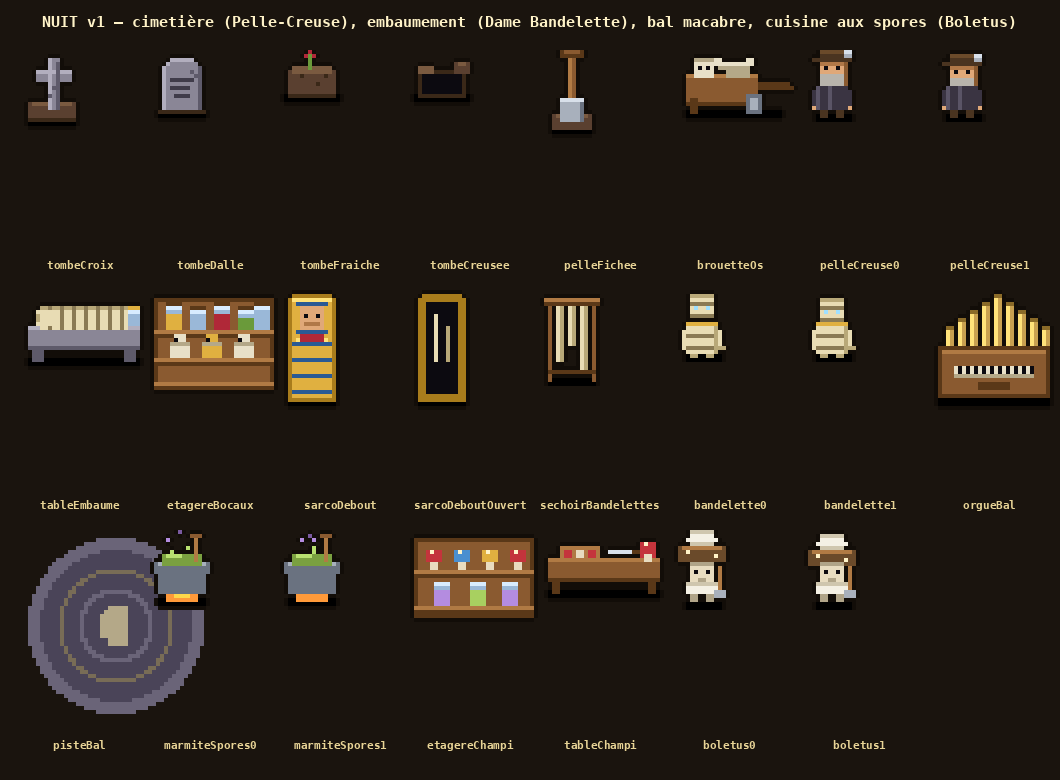

Source code (Python):
"""Nuit du 27 au 28/11 (Thomas : « dessine, et implémente cette nuit ») : brief claude/BRIEF_SECTION4_ET_S3.md.

Section 3 (l'Ossuaire) :
  cimetière intérieur : tombeCroix, tombeDalle, tombeFraiche, tombeCreusee, pelleFichee, brouetteOs ; PNJ pelleCreuse
  salle d'embaumement : tableEmbaume, etagereBocaux, sarcoDebout, sarcoDeboutOuvert, sechoirBandelettes ; PNJ bandelette
  bal macabre        : orgueBal, pisteBal (dalle ronde, à plat)
Section 2 (la Champignonnière) :
  cuisine aux spores  : marmiteSpores0/1, etagereChampi, tableChampi ; PNJ boletus

  python3 art/nuit_v1.py          → art/nuit_v1.png
  python3 art/nuit_v1.py export   → src/render/sprites/nuit.ts
"""
import os
import sys

sys.path.insert(0, os.path.dirname(os.path.abspath(__file__)))
from PIL import Image, ImageDraw  # noqa: E402

from pix import font, up, hexrgb  # noqa: E402
from dortoir_v2 import Sprite, C  # noqa: E402
from export_jeu_v4 import write  # noqa: E402

C.update({k: hexrgb(v) + (255,) for k, v in {
    "st": "#8a8696", "st_d": "#5e5a6a", "st_l": "#b2aebe", "st_k": "#403c4a",
    "earth": "#5a4030", "earth_l": "#7a5a40", "earth_d": "#3a2818",
    "wood": "#8a5a30", "wood_d": "#5a3818", "wood_l": "#b07a44",
    "bone": "#e8e0c8", "bone_d": "#b4a888", "bone_k": "#786c56",
    "iron": "#a8b0bc", "iron_l": "#d8e0ea", "iron_d": "#6a7280",
    "cloth": "#e8dcb4", "cloth_d": "#b8a878", "cloth_k": "#8a7a54",
    "glass": "#9ab8d8", "glass_l": "#d8ecff", "glass_d": "#5a7898",
    "gold": "#e0b040", "gold_l": "#ffe27a", "gold_d": "#a87c1c",
    "blue": "#2a5a94", "blue_l": "#4a8fd0", "red": "#b02838", "red_d": "#7a1a24",
    "slime": "#6a9a3a", "slime_l": "#a8d060", "spore": "#b48ce0", "spore_d": "#7a5aa0",
    "skin": "#e0a878", "skin_d": "#b07848", "coat": "#3a3442", "coat_l": "#5a5466",
    "hat": "#4a3420", "hat_l": "#6a4a2a", "beard": "#b8b4ac", "eye": "#0c0a10", "glow": "#9fe0ff",
    "cap": "#c4343c", "cap_l": "#e86060", "cap_s": "#fff3c8", "stem": "#e8dcc0", "stem_d": "#b0a488",
    "toque": "#f4f0e4", "toque_d": "#cfc6ae", "soup": "#7aa040", "soup_l": "#b8e070",
    "flame": "#ffd84a", "flame_o": "#ff9a3a", "pipe": "#c8a050", "pipe_d": "#8a6a28",
    "floor": "#4a4458", "floor_l": "#6a6478", "shadow": "#00000050",
}.items()})


# ---------------- Cimetière intérieur ----------------

def tomb_cross():
    s = Sprite(16, 20)
    s.r(2, 17, 12, 2, "shadow")
    s.r(2, 13, 12, 5, "earth").r(3, 13, 10, 1, "earth_l").r(2, 17, 12, 1, "earth_d")
    s.r(7, 2, 3, 13, "st").r(4, 5, 9, 3, "st").r(7, 2, 1, 13, "st_l").r(4, 5, 9, 1, "st_l").r(9, 3, 1, 12, "st_d")
    s.p(8, 9, "st_d").p(7, 11, "st_d")
    return s.done()


def tomb_slab():
    s = Sprite(16, 18)
    s.r(2, 15, 12, 2, "shadow")
    s.r(3, 4, 10, 12, "st").r(4, 3, 8, 1, "st").r(5, 2, 6, 1, "st")
    s.r(3, 4, 1, 12, "st_l").r(4, 3, 1, 1, "st_l").r(5, 2, 6, 1, "st_l").r(12, 4, 1, 12, "st_d")
    # Une inscription effacée, un éclat.
    s.r(5, 7, 6, 1, "st_k").r(5, 9, 5, 1, "st_k").r(6, 11, 4, 1, "st_k").p(11, 6, "st_d").p(10, 5, "st_d")
    s.r(2, 15, 12, 1, "earth_d")
    return s.done()


def tomb_fresh(dug=False):
    s = Sprite(16, 14)
    s.r(1, 11, 14, 2, "shadow")
    if dug:
        # Fosse ouverte : un trou noir, la terre rejetée de côté.
        s.r(2, 5, 12, 7, "earth_d").r(3, 6, 10, 5, "eye").r(2, 4, 4, 2, "earth_l").r(11, 3, 4, 3, "earth").r(12, 3, 2, 1, "earth_l")
    else:
        s.r(2, 5, 12, 7, "earth").r(3, 4, 10, 2, "earth_l").r(2, 11, 12, 1, "earth_d")
        s.p(5, 6, "earth_d").p(9, 8, "earth_d").p(11, 6, "earth_d")
        # Une fleur fanée.
        s.r(7, 1, 1, 4, "slime").p(6, 1, "red").p(8, 1, "red").p(7, 0, "red")
    return s.done()


def shovel_planted():
    s = Sprite(16, 22)
    s.r(3, 19, 10, 2, "shadow")
    s.r(3, 16, 10, 4, "earth").r(4, 16, 8, 1, "earth_l")
    s.r(7, 1, 2, 13, "wood").r(7, 1, 1, 13, "wood_l").r(5, 0, 6, 2, "wood_d").r(6, 0, 4, 1, "wood")
    s.r(5, 12, 6, 6, "iron").r(5, 12, 6, 1, "iron_l").r(10, 13, 1, 5, "iron_d")
    return s.done()


def barrow():
    s = Sprite(32, 18)
    s.r(4, 15, 24, 2, "shadow")
    s.r(4, 6, 18, 8, "wood").r(4, 6, 18, 1, "wood_l").r(4, 13, 18, 1, "wood_d")
    s.r(22, 8, 8, 2, "wood_d").r(28, 9, 3, 1, "wood_d")
    s.r(5, 12, 2, 4, "wood_d").r(19, 11, 4, 5, "iron_d").r(20, 12, 2, 3, "iron")
    # Les os qui dépassent : crâne, fémurs.
    s.r(6, 2, 5, 5, "bone").r(7, 4, 1, 1, "eye").r(9, 4, 1, 1, "eye").r(6, 2, 5, 1, "bone_d")
    s.r(12, 3, 8, 2, "bone").r(11, 2, 2, 2, "bone").r(19, 2, 2, 2, "bone").r(12, 4, 8, 1, "bone_d")
    s.r(14, 5, 6, 2, "bone_d")
    return s.done()


def gravedigger(frame=0):
    """Pelle-Creuse : chapeau à large bord, barbe grise, manteau sombre, la pelle sur l'épaule."""
    s = Sprite(16, 18)
    bob = frame
    s.r(4, 16, 9, 2, "shadow")
    # Pelle sur l'épaule (derrière).
    s.r(11, 1 + bob, 1, 11, "wood").r(10, 0 + bob, 3, 3, "iron").r(10, 0 + bob, 3, 1, "iron_l")
    # Chapeau.
    s.r(3, 2 + bob, 10, 1, "hat").r(5, 0 + bob, 6, 2, "hat_l").r(5, 1 + bob, 6, 1, "hat")
    # Visage, barbe.
    s.r(5, 3 + bob, 6, 4, "skin").r(5, 3 + bob, 6, 1, "skin_d").p(6, 4 + bob, "eye").p(9, 4 + bob, "eye")
    s.r(5, 6 + bob, 6, 3, "beard").r(6, 9 + bob, 4, 1, "beard")
    # Manteau.
    s.r(4, 9, 8, 6, "coat").r(4, 9, 1, 6, "coat_l").r(7, 9, 1, 6, "coat_l")
    s.r(3, 10, 1, 4, "coat").r(12, 10, 1, 4, "coat").p(3, 14, "skin").p(12, 14, "skin")
    s.r(5, 15, 2, 2, "hat").r(9, 15, 2, 2, "hat")
    return s.done()


# ---------------- Salle d'embaumement ----------------

def embalm_table():
    s = Sprite(32, 20)
    s.r(2, 17, 28, 2, "shadow")
    s.r(2, 9, 28, 6, "st").r(2, 9, 28, 1, "st_l").r(2, 14, 28, 1, "st_d")
    s.r(3, 15, 3, 3, "st_d").r(26, 15, 3, 3, "st_d")
    # Le corps enveloppé de bandelettes.
    s.r(5, 4, 22, 6, "cloth").r(5, 4, 22, 1, "cloth_d")
    for x in range(7, 27, 3):
        s.r(x, 4, 1, 6, "cloth_k")
    s.r(4, 5, 4, 4, "cloth").r(4, 6, 1, 2, "cloth_d")
    # Un bocal et un pinceau posés au bout.
    s.r(27, 5, 3, 4, "glass").r(27, 5, 3, 1, "glass_l").r(27, 4, 3, 1, "gold")
    return s.done()


def jar_shelf():
    s = Sprite(32, 26)
    s.r(1, 2, 30, 22, "wood_d").r(2, 3, 28, 20, "wood")
    for y in (10, 17, 23):
        s.r(1, y, 30, 2, "wood_l").r(1, y + 1, 30, 1, "wood_d")
    jars = [("gold", 4), ("glass", 10), ("red", 16), ("slime", 22), ("glass", 26)]
    for i, (c, x) in enumerate(jars):
        y = 4 + (i % 2)
        s.r(x, y, 4, 6 - (i % 2), "glass").r(x, y + 2, 4, 4 - (i % 2), c).r(x, y, 4, 1, "glass_l").r(x, y - 1, 4, 1, "wood_d")
    # Rangée du bas : vases canopes (tête de chacal, de faucon).
    for x, c in ((5, "bone"), (13, "gold"), (21, "bone")):
        s.r(x, 13, 5, 4, c).r(x + 1, 11, 3, 2, c).r(x, 13, 5, 1, "bone_d").p(x + 1, 12, "eye")
    return s.done()


def sarcophagus_upright(open_=False):
    s = Sprite(16, 30)
    s.r(2, 27, 12, 2, "shadow")
    s.r(2, 2, 12, 26, "gold_d").r(3, 1, 10, 1, "gold_d")
    if open_:
        # Ouvert : l'intérieur noir, des bandelettes qui pendent.
        s.r(4, 3, 8, 23, "eye").r(6, 6, 1, 12, "cloth").r(9, 9, 1, 9, "cloth_d")
    else:
        s.r(3, 2, 10, 25, "gold").r(3, 2, 10, 1, "gold_l")
        # Le visage peint, les bras croisés, les bandes bleues.
        s.r(5, 4, 6, 6, "skin").p(6, 6, "eye").p(9, 6, "eye").r(6, 8, 4, 1, "skin_d")
        s.r(4, 3, 8, 1, "blue").r(4, 10, 8, 1, "blue")
        for y in (13, 17, 21, 25):
            s.r(3, y, 10, 1, "blue")
        s.r(5, 11, 6, 2, "red").r(4, 12, 1, 1, "gold_l").r(11, 12, 1, 1, "gold_l")
    return s.done()


def bandage_rack():
    s = Sprite(16, 24)
    s.r(2, 22, 12, 2, "shadow")
    s.r(2, 2, 1, 21, "wood").r(13, 2, 1, 21, "wood").r(1, 2, 14, 2, "wood_l").r(1, 3, 14, 1, "wood_d")
    for x, h in ((4, 14), (7, 10), (10, 16)):
        s.r(x, 4, 2, h, "cloth").r(x + 1, 4, 1, h, "cloth_d")
    s.r(2, 20, 12, 1, "wood_d")
    return s.done()


def mummy(frame=0):
    """Dame Bandelette : momie polie, bandelettes jaunies, yeux qui luisent, un collier d'or."""
    s = Sprite(16, 18)
    s.r(4, 16, 9, 2, "shadow")
    b = frame
    s.r(5, 1 + b, 6, 6, "cloth").r(5, 1 + b, 6, 1, "cloth_d").r(5, 3 + b, 6, 1, "cloth_k")
    s.p(6, 4 + b, "glow").p(9, 4 + b, "glow").r(5, 6 + b, 6, 1, "cloth_k")
    s.r(4, 8, 8, 1, "gold").r(5, 9, 6, 1, "gold_d")
    s.r(4, 9, 8, 7, "cloth").r(4, 11, 8, 1, "cloth_k").r(4, 14, 8, 1, "cloth_k").r(11, 9, 1, 7, "cloth_d")
    s.r(3, 10, 1, 5, "cloth").r(12, 10, 1, 5, "cloth").r(12, 14, 2, 1, "cloth_d")
    s.r(5, 16, 2, 1, "cloth_d").r(9, 16, 2, 1, "cloth_d")
    return s.done()


# ---------------- Bal macabre ----------------

def organ():
    s = Sprite(32, 30)
    s.r(2, 27, 28, 2, "shadow")
    s.r(2, 14, 28, 13, "wood_d").r(3, 15, 26, 11, "wood").r(3, 15, 26, 1, "wood_l")
    for i, x in enumerate(range(4, 29, 3)):
        h = 12 - abs(i - 4) * 2
        s.r(x, 14 - h, 2, h, "pipe").r(x, 14 - h, 1, h, "gold_l").r(x, 13 - h, 2, 1, "pipe_d")
    s.r(6, 19, 20, 3, "bone").r(6, 21, 20, 1, "bone_d")
    for x in range(7, 26, 2):
        s.r(x, 19, 1, 2, "eye")
    s.r(12, 23, 8, 2, "wood_d")
    return s.done()


def ball_floor():
    """Dalle ronde de la piste (à plat, 3 × 3 cases) : un cercle de pierre claire, une lune gravée au milieu."""
    s = Sprite(48, 48)
    cx, cy = 24, 24
    for y in range(48):
        for x in range(48):
            d = ((x - cx + 0.5) ** 2 + (y - cy + 0.5) ** 2) ** 0.5
            if d < 22:
                s.p(x, y, "floor_l" if d > 19 or (8 < d < 9.5) else "floor")
            if 13.5 < d < 14.5:
                s.p(x, y, "bone_k")
    s.r(22, 19, 5, 10, "bone_d").r(20, 21, 3, 6, "bone_d").r(21, 20, 1, 1, "bone_d")
    return s.done(outline=False)


# ---------------- Cuisine aux spores (section 2) ----------------

def spore_pot(frame=0):
    s = Sprite(16, 20)
    s.r(2, 17, 12, 2, "shadow")
    s.r(4, 16, 8, 2, "flame_o").r(6, 15 - frame, 4, 2, "flame")
    s.r(2, 8, 12, 8, "iron_d").r(2, 8, 12, 1, "iron").r(1, 8, 1, 3, "iron_d").r(14, 8, 1, 3, "iron_d")
    s.r(3, 6, 10, 3, "soup").r(4, 6, 4, 1, "soup_l")
    # Bulles et spores qui montent.
    s.p(5 + frame * 3, 5, "soup_l").p(9 - frame, 4, "soup_l")
    s.p(4 + frame, 2, "spore").p(10 - frame * 2, 1 + frame, "spore").p(7, 0 + frame, "spore_d")
    # La louche.
    s.r(11, 2, 1, 6, "wood_l").r(10, 1, 3, 1, "wood")
    return s.done()


def mushroom_shelf():
    s = Sprite(32, 24)
    s.r(1, 2, 30, 20, "wood_d").r(2, 3, 28, 18, "wood")
    for y in (10, 19):
        s.r(1, y, 30, 2, "wood_l").r(1, y + 1, 30, 1, "wood_d")
    for x, c in ((4, "cap"), (11, "blue_l"), (18, "gold"), (25, "cap")):
        s.r(x, 5, 4, 3, c).r(x + 1, 8, 2, 2, "stem").p(x + 1, 5, "cap_s")
    for x, c in ((6, "spore"), (15, "slime_l"), (23, "spore")):
        s.r(x, 13, 4, 6, "glass").r(x, 15, 4, 4, c).r(x, 13, 4, 1, "glass_l")
    return s.done()


def mushroom_table():
    s = Sprite(32, 18)
    s.r(2, 15, 28, 2, "shadow")
    s.r(2, 7, 28, 6, "wood").r(2, 7, 28, 1, "wood_l").r(2, 12, 28, 1, "wood_d")
    s.r(3, 13, 2, 3, "wood_d").r(27, 13, 2, 3, "wood_d")
    # Planche à découper, champignons tranchés, couteau.
    s.r(5, 4, 10, 4, "wood_l").r(6, 5, 2, 2, "cap").r(9, 5, 2, 2, "stem").r(12, 5, 2, 2, "cap")
    s.r(17, 5, 6, 1, "iron_l").r(23, 5, 2, 1, "wood_d")
    s.r(25, 3, 4, 4, "cap").r(26, 6, 2, 2, "stem").p(26, 3, "cap_s")
    return s.done()


def myconid_chef(frame=0):
    """Boletus : un Myconide au chapeau brun, une toque blanche posée dessus, la louche à la main."""
    s = Sprite(16, 20)
    b = frame
    s.r(4, 18, 9, 2, "shadow")
    s.r(5, 0 + b, 6, 3, "toque").r(4, 2 + b, 8, 1, "toque").r(5, 0 + b, 6, 1, "toque_d").r(5, 3 + b, 6, 1, "toque_d")
    s.r(2, 4 + b, 12, 4, "hat_l").r(3, 4 + b, 10, 1, "wood_l").p(4, 5 + b, "cap_s").p(11, 6 + b, "cap_s")
    s.r(5, 8, 6, 8, "stem").r(5, 8, 6, 1, "stem_d").p(6, 10, "eye").p(9, 10, "eye").r(7, 12, 2, 1, "stem_d")
    s.r(4, 13, 8, 3, "toque").r(4, 13, 8, 1, "toque_d")
    s.r(12, 9, 1, 7, "wood_l").r(11, 15, 3, 2, "iron")
    s.r(5, 16, 2, 2, "stem_d").r(9, 16, 2, 2, "stem_d")
    return s.done()


SPRITES = {
    "tombeCroix": tomb_cross, "tombeDalle": tomb_slab, "tombeFraiche": tomb_fresh, "tombeCreusee": lambda: tomb_fresh(True),
    "pelleFichee": shovel_planted, "brouetteOs": barrow,
    "pelleCreuse0": gravedigger, "pelleCreuse1": lambda: gravedigger(1),
    "tableEmbaume": embalm_table, "etagereBocaux": jar_shelf, "sarcoDebout": sarcophagus_upright,
    "sarcoDeboutOuvert": lambda: sarcophagus_upright(True), "sechoirBandelettes": bandage_rack,
    "bandelette0": mummy, "bandelette1": lambda: mummy(1),
    "orgueBal": organ, "pisteBal": ball_floor,
    "marmiteSpores0": spore_pot, "marmiteSpores1": lambda: spore_pot(1), "etagereChampi": mushroom_shelf,
    "tableChampi": mushroom_table, "boletus0": myconid_chef, "boletus1": lambda: myconid_chef(1),
}


def main():
    cols = 8
    W = 20 + 130 * cols
    rows = (len(SPRITES) + cols - 1) // cols
    sheet = Image.new("RGB", (W, 60 + rows * 240), (26, 20, 14))
    d = ImageDraw.Draw(sheet)
    d.text((W // 2, 22), "NUIT v1 — cimetière (Pelle-Creuse), embaumement (Dame Bandelette), bal macabre, cuisine aux spores (Boletus)", fill=(255, 243, 200), font=font(15), anchor="mm")
    for i, (name, fn) in enumerate(SPRITES.items()):
        im = up(fn().img(), 4)
        x = 20 + (i % cols) * 130
        y = 50 + (i // cols) * 240
        sheet.paste(im, (x, y), im)
        d.text((x + 60, y + 215), name, fill=(232, 212, 150), font=font(11), anchor="mm")
    out = os.path.join(os.path.dirname(os.path.abspath(__file__)), "nuit_v1.png")
    sheet.save(out)
    print("art/nuit_v1.png", sheet.size)


if __name__ == "__main__":
    if len(sys.argv) > 1 and sys.argv[1] == "export":
        os.chdir(os.path.join(os.path.dirname(os.path.abspath(__file__)), ".."))
        write("src/render/sprites/nuit.ts", "NUIT",
              "Nuit du 27-28/11 (art/nuit_v1.png) : cimetière, embaumement, bal macabre (section 3), cuisine aux spores (section 2), et leurs PNJ.",
              {k: fn().img() for k, fn in SPRITES.items()})
    else:
        main()
